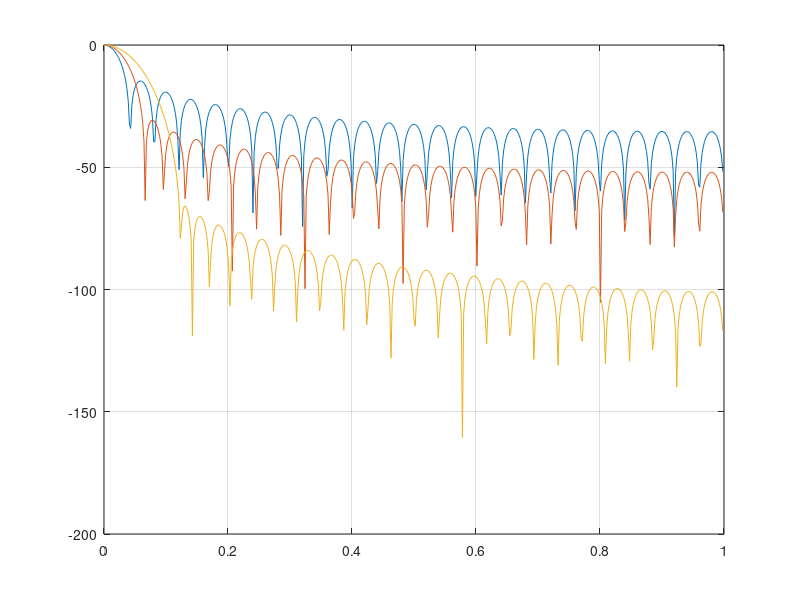

Write MATLAB code to recreate this figure. (Note: this script raises an error after producing the figure.)
clear
n = 50;
w1 = kaiser(n,1);
w2 = kaiser(n,4);
w3 = kaiser(n,9);
[W1,f] = freqz(w1/sum(w1),1,512,2);
[W2,f] = freqz(w2/sum(w2),1,512,2);
[W3,f] = freqz(w3/sum(w3),1,512,2);
plot(f,20*log10(abs([W1 W2 W3]))); grid;
legend('beta = 1','beta = 4','beta = 9',3)

